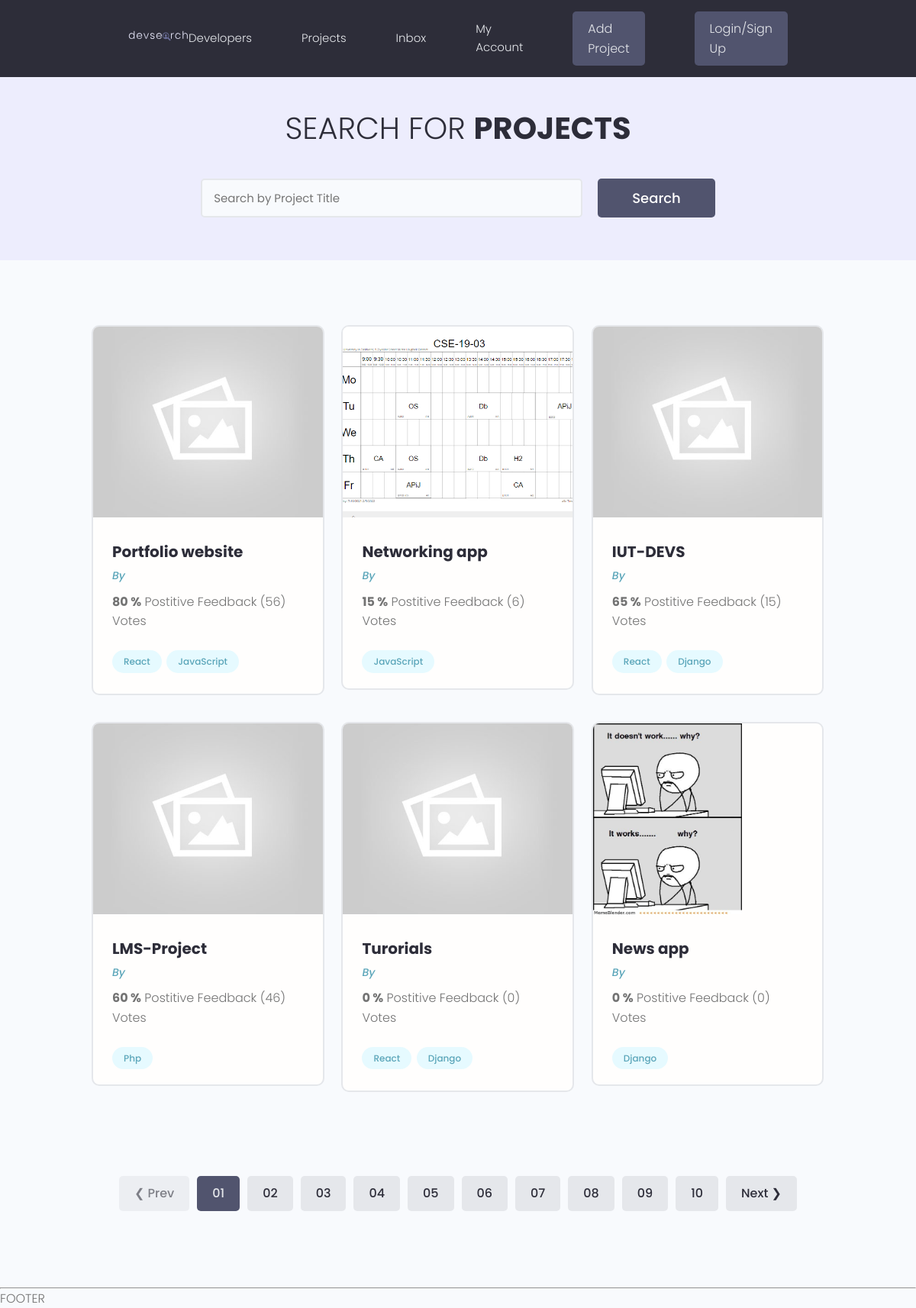
Page /projects/ on the earlier database version.
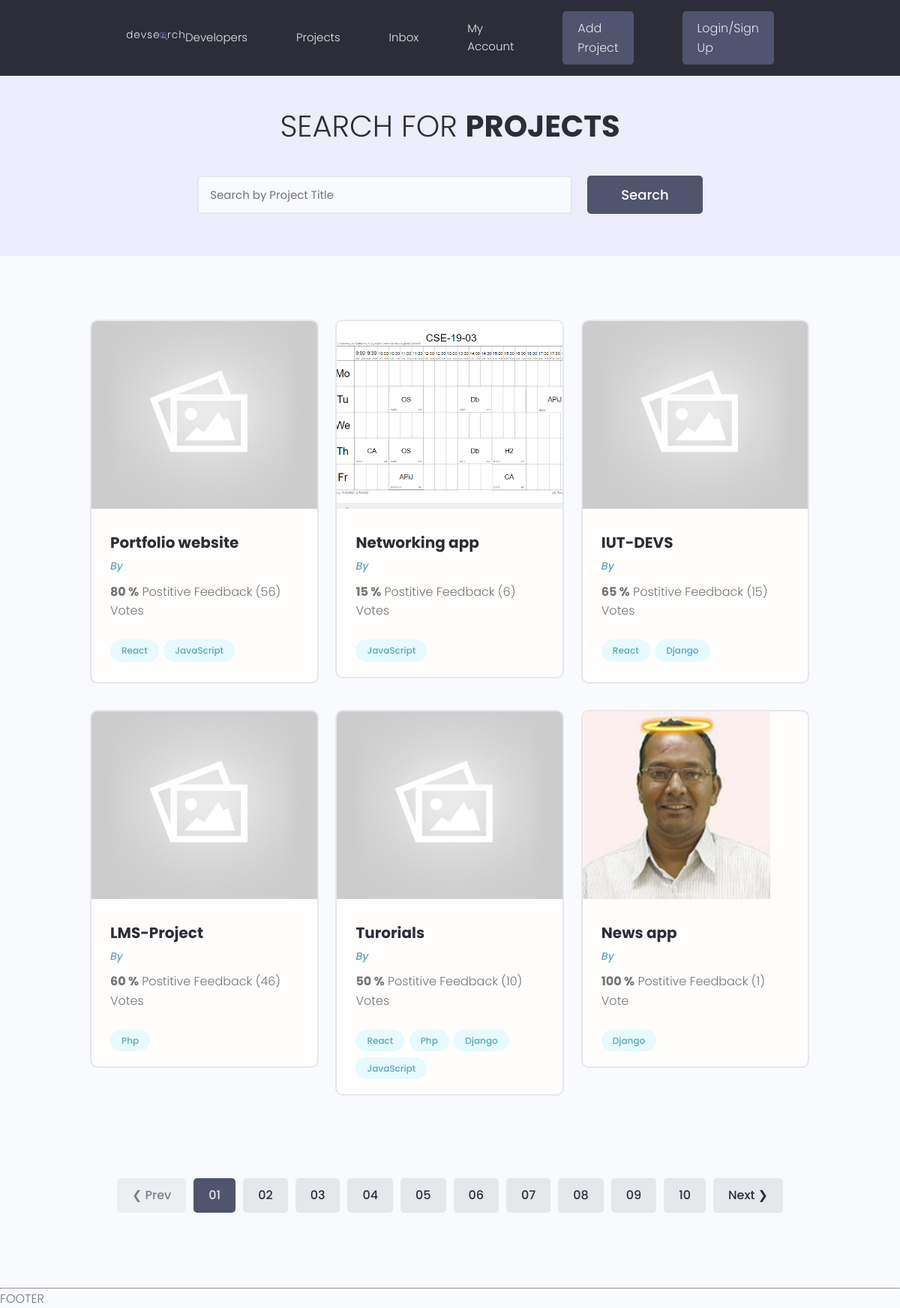
Same page on the later database version.
### projects/models.py (models this page shows, shortened)
class Project(models.Model):
	owner=models.ForeignKey(Profile,null=True,blank=True,on_delete=models.SET_NULL)
	title=models.CharField(max_length=200)
	description=models.TextField(null=True,blank=True)
	featured_image=models.ImageField(null=True,blank=True,
	                                 default="default.jpg")
	demo_link=models.CharField(max_length=2000,null=True,blank=True)
	source_link=models.CharField(max_length=2000,null=True,blank=True)
	tags=models.ManyToManyField(Tag,blank=True)
	vote_total=models.IntegerField(default=0,null=True,blank=True)
	vote_ratio=models.IntegerField(default=0,null=True,blank=True)
	created=models.DateTimeField(auto_now_add=True)
	id=models.UUIDField(default=uuid.uuid4,unique=True,
	                    primary_key=True,editable=False)

class Tag(models.Model):
	name=models.CharField(max_length=200)
	created=models.DateTimeField(auto_now_add=True)
	id=models.UUIDField(default=uuid.uuid4,unique=True,
	                    primary_key=True,editable=False)
	def __str__(self):
		return self.name

### projects/views.py (the view)
# urls.py: path('projects/',include('projects.urls')),
def projects(request):
    projects=Project.objects.all()
    context={'projects':projects}
    return render(request,'projects/projects.html',context)

### projects/templates/projects/projects.html (shortened to what this page needs)
{% extends 'main.html' %}
{% block content %}
  <main class="projects">
    <section class="hero-section text-center">
      <div class="container container--narrow">
        <div class="hero-section__box">
          <h2>Search for <span>Projects</span></h2>
        </div>
        <div class="hero-section__search">
          <form class="form" action="#" method="get">
            <div class="form__field">
              <input class="input input--text" id="formInput#search" type="text" name="text"
                placeholder="Search by Project Title" />
            </div>
            <input class="btn btn--sub btn--lg" type="submit" value="Search" />
          </form>
        </div>
      </div>
    </section>
    <section class="projectsList">
      <div class="container">
        <div class="grid grid--three">
            {% for project in projects%}
          <div class="column">
            <div class="card project">
              <a href="{% url 'project' project.id %}" class="project">
                <img class="project__thumbnail" src="{{project.featured_image.url}}" alt="project thumbnail" />
                <div class="card__body">
                  <h3 class="project__title">{{project.title}}</h3>
                  <p><a class="project__author" href="{% url 'user-profile' project.owner.id %}">By {{ project.owner.name}}</a></p>
                  <p class="project--rating">
                    <span style="font-weight: bold;">{{project.vote_ratio}} %</span> Postitive
                    Feedback ({{project.vote_total}}) Vote{{project.vote_total|pluralize:"s"}}
                  </p>
                  <div class="project__tags">
                    {% for tag in project.tags.all %}
                    <span class="tag tag--pill tag--main">
                      <small>{{tag}}</small>
                    </span>
                    {% endfor %}
                  </div>
                </div>
              </a>
            </div>
          </div>
    {% endfor %}
        </div>
      </div>
    </section>
    <div class="pagination">
      <ul class="container">
        <li><a href="#" class="btn btn--disabled">&#10094; Prev</a></li>
        <li><a href="#" class="btn btn--sub">01</a></li>
        <li><a href="#" class="btn">02</a></li>
        <li><a href="#" class="btn">03</a></li>
        <li><a href="#" class="btn">04</a></li>
        <li><a href="#" class="btn">05</a></li>
        <li><a href="#" class="btn">06</a></li>
        <li><a href="#" class="btn">07</a></li>
        <li><a href="#" class="btn">08</a></li>
        <li><a href="#" class="btn">09</a></li>
        <li><a href="#" class="btn">10</a></li>
        <li><a href="#" class="btn">Next &#10095;</a></li>
      </ul>
    </div>
  </main>
{% endblock content %}

### templates/main.html (shortened to what this page needs)
<!DOCTYPE html>
{% load static %}
<html lang="en">
<head>
  <link rel="stylesheet" href="https://cdn.iconmonstr.com/1.3.0/css/iconmonstr-iconic-font.min.css" />
  <link rel="stylesheet" href="{% static 'uikit/styles/uikit.css' %}" />
  <link rel="stylesheet" href="{% static 'styles/app.css' %}" />
  <title>DevSearch - Connect with Developers!</title></head>
<body>
{% include 'navbar.html' %}
{% block content %}
{% endblock content %}
<hr>
<p>FOOTER</p>
</body>
</html>

### templates/navbar.html (shortened to what this page needs)
{% load static %}
  <header class="header">
    <div class="container container--narrow">
      <a href="{% url 'profiles' %}" class="header__logo">
        <img src="{% static 'images/logo.svg' %}" alt="DevSearch Logo" />
      </a>
      <nav class="header__nav">
        <ul class="header__menu">
          <li class="header__menuItem"><a href="{% url 'profiles' %}">Developers</a></li>
          <li class="header__menuItem"><a href="{% url 'projects' %}">Projects</a></li>
          <li class="header__menuItem"><a href="">Inbox</a></li>
          <li class="header__menuItem"><a href="">My Account</a></li>
          <li class="header__menuItem"><a href="{% url 'create-project' %}" class="btn btn--sub">Add Project</a></li>
          <li class="header__menuItem"><a href="" class="btn btn--sub">Login/Sign Up</a></li>
        </ul>
      </nav>
    </div>
  </header>

### static/styles/app.css (style rules this page uses)
:root { --color-sub: #2d2d39; }
.btn--sub { background-color: var(--color-sub-light); }
.card { border: 2px solid var(--color-light); }
img { width: 100%; }
.header { position: sticky; z-index: 111; background-color: var(--color-sub); padding: 1.5rem 0; }
.header > .container { display: flex; justify-content: space-between; align-items: center; }
.header__logo > img { height: 3.8rem; }
.header__nav > ul { display: inline-flex; align-items: center; list-style: none; gap: 6.5rem; }
.header__menuItem > a { color: var(--color-light); font-weight: 300; }
.hero-section { height: 40vh; display: flex; align-items: center; background-color: var(--color-sub); }
.hero-section__box { margin-bottom: 4rem; }
.hero-section__box > h2, .hero-section__box > h2 > span { font-size: 4rem; color: var(--color-light); line-height: 1.3; text-transform: uppercase; }
.hero-section__box > h2 { font-weight: 300; }
.hero-section__box > h2 > span { font-weight: 700; }
.hero-section__search > .form { display: flex; align-items: center; justify-content: center; gap: 2rem; }
.hero-section__search > .form input.input--text { width: 50rem; }
.pagination { margin-top: 8rem; margin-bottom: 10rem; }
.pagination > ul { flex-wrap: wrap; list-style: none; display: flex; align-items: center; justify-content: center; gap: 1rem; }
.pagination .btn { color: var(--color-sub); }
.pagination .btn.btn--sub { color: var(--color-light); }
.project__author { font-size: 1.4rem; font-style: italic; }
.project--rating { margin-bottom: 1.6em; margin-top: .5em; }
.projects > .hero-section { background: var(--color-sub-lighter); height: 30vh; }
.projects .hero-section__box { margin-bottom: 2.5rem; }
.projects .hero-section__box > h2 { color: var(--color-sub); }
.projects .hero-section__box > h2 > span { font-weight: 700; color: var(--color-sub); }
.projectsList { margin-top: 8rem; }
.project__thumbnail { height: 25rem; object-fit: cover; object-position: top center; }
.project__title { font-size: 2rem; font-weight: 700; color: var(--color-sub); }

### static/uikit/styles/modules/_variables.css (style rules this page uses)
:root { --color-main: #5aa5b9; --color-main-light: #e6faff; --color-sub: #3f4156; --color-sub-light: #51546e; --color-sub-lighter: #ededfd; --color-text: #737373; --color-gray: #8b8b8b; --color-light: #e5e7eb; --color-light-gray: #767676; --color-bg: #f8fafd; --color-white: #fffefd; --color-white-light: #f3f3f3; --color-success: #359e64; --color-success-bg: #def8e8; --color-error: #fc4b0b; --color-error-bg: #fff2ee; --font-base: 'Poppins', arial, helvetica, 'Segoe UI', roboto, ubuntu, sans-serif; --font-monospace: 'Fira Code', 'Courier New', courier, monospace; --font-regular: 300; --font-medium: 500; --font-bold: 700; --generic-shadow: 1px 1px 5px #00000010; --generic-transition: all 0.3s ease-in-out; }

### static/uikit/styles/modules/_base.css (style rules this page uses)
* { margin: 0; padding: 0; box-sizing: border-box; text-rendering: optimizeLegibility; color: inherit; font-size: inherit; }
html { font-size: 50%; }
@media only screen and (min-width: 480px) { html { font-size: 56.25%; } }
@media only screen and (min-width: 1200px) { html { font-size: 62.5%; } }
body { line-height: 1.6; font-weight: 400; font-size: 1.5rem; color: var(--color-text); background-color: var(--color-bg); min-height: 100vh; }

### static/uikit/styles/modules/_typography.css (style rules this page uses)
* { font-family: var(--font-base); }
h2 { font-size: 3.6rem; font-weight: var(--font-bold); }
h3 { font-size: 3.2rem; font-weight: var(--font-medium); }
p, span, strong { font-size: 1.6rem; color: var(--color-text); font-weight: var(--font-regular); }
a { padding-bottom: 2px; text-decoration: none; display: inline-block; color: var(--color-main); font-weight: var(--font-medium); }

### static/uikit/styles/modules/_utilities.css (style rules this page uses)
.container { width: 92%; max-width: 165rem; margin: 0 auto; box-sizing: border-box; }
.container--narrow { width: 92%; max-width: 120rem; }
@media screen and (min-width: 1000px) { .container { width: 90%; } }
@media screen and (min-width: 1000px) { .container--narrow { width: 85%; } }
@media screen and (min-width: 1200px) { .container { width: 80%; } }
@media screen and (min-width: 1200px) { .container--narrow { width: 72%; } }
.text-center { text-align: center; }

### static/uikit/styles/modules/_card.css (style rules this page uses)
.card { border-radius: 1rem; background-color: var(--color-white); border: 1.5px solid var(--color-light); width: auto; height: auto; margin-top: 0.5rem; margin-bottom: 0.5rem; overflow: hidden; }
.card__body, .card__header { padding: 2rem 2.5rem; }

Differences in the rows shown:
changed Project "Turorials": vote_ratio "0" → "50"; vote_total "0" → "10"; gains Tag (name "Php"); gains Tag (name "JavaScript")
changed Project "News app": featured_image: a different picture; vote_ratio "0" → "100"; vote_total "0" → "1"
